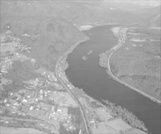
%> input picture Assignment 1/pro1/river.JPG, 161 x 134 px, shrunk from 264 x 220 before the run
$ octave pro11.m   (GNU Octave 9; MATLAB toolbox functions it lacks are replaced by stand-ins)
%> lines starting %> are read from the running program, lines starting %| are printed output that depends on the picture
### Assignment 1/pro1/src/my_histeq.m
function f_equal = my_histeq(f,L)
    [height,width] = size(f);
    hr = imhist(f,L);
    pr = hr / numel(f);
    s = round((L-1)*cumsum(pr));

    f_equal = f;
    for i=1:height
        for j=1:width
            f_equal(i,j) = s(f(i,j));
        end
    end
    imwrite(f_equal,'../result/myhisteq_img.jpg')
end

### Assignment 1/pro1/src/pro11.m
clear all;
% 读取图片到矩阵，矩阵元素为灰度值，下标为图片的几何坐标，注意从下标1开始，而坐标从0开始
f = imread('../river.JPG');
%> f is the input picture: size 134x161 uint8; min 92, max 254, mean 164.9
[height,width] = size(f)
%> height = 134; width = 161
% 查看图片信息
% whos f
% imfinfo ../river.JPG

% 直方图均衡化
g = my_histeq(f,256);
%> in my_histeq, `hr = imhist(f,L);`: hr = 256 values, max 464 at index 179, min 0 at index 1, mean 84.27
%> in my_histeq, `pr = hr / numel(f);`: pr = 256 values, max 0.0215 at index 179, min 0 at index 1, mean 0.00391
%> in my_histeq, `s = round((L-1)*cumsum(pr));`: s = 256 values from 0 to 255
%> after the loop in my_histeq, `for i=1:height`:
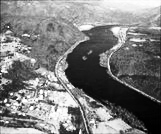
%> f_equal: size 134x161 uint8; min 0, max 255, mean 125.9

% histeq得到的图像
h = histeq(f,256);

%显示原图像、均衡化后，以及histeq返回的图像
%显示原图像、均衡化后，以及histeq返回的直方图
figure;
subplot(2,3,1),imshow(f);title('origin image');
subplot(2,3,2),imshow(g);title('hist equal image');
subplot(2,3,3),imshow(h);title('histeq test image');
subplot(2,3,4),imhist(f);title('origin hist');
subplot(2,3,5),imhist(g);title('hist equal hist');
subplot(2,3,6),imhist(h);title('histeq test image');
%> after `title('histeq test image')`:
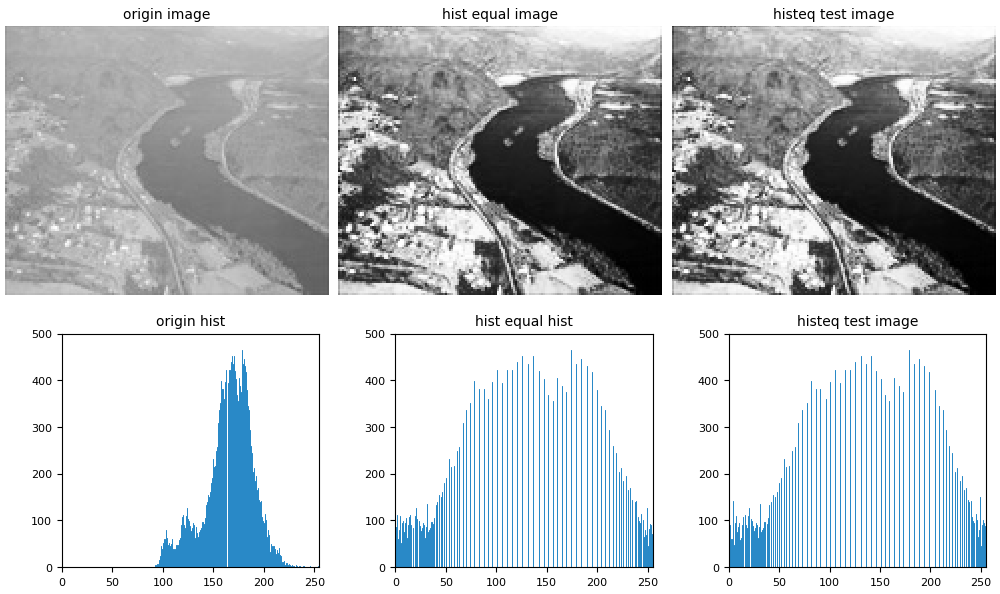
%> figure redrawn from the program's plot data, 6 panels
